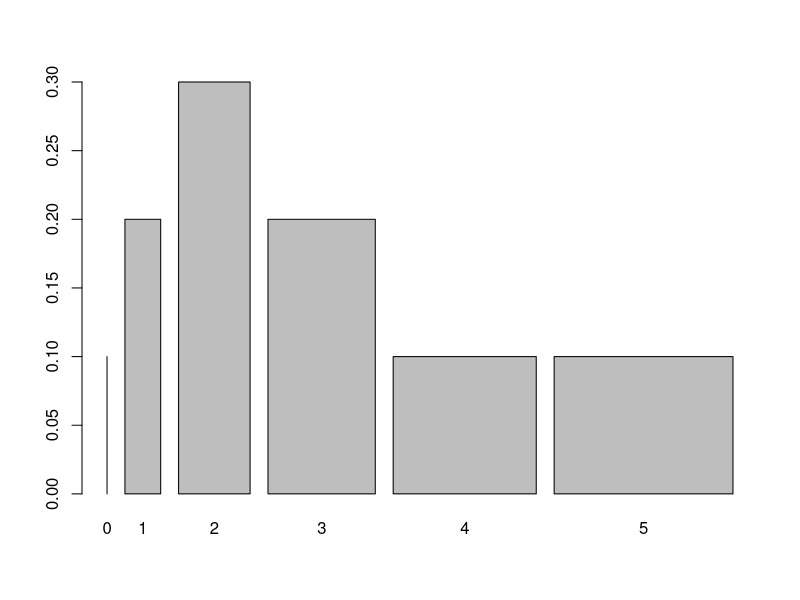

Source code (R):
# the data frame
data <- data.frame(outcome = 0:5, probs = c(0.1, 0.2, 0.3, 0.2, 0.1, 0.1))

# make a histogram of the probability distribution
barplot(data$probs,data$outcome, names.arg = c(0,1,2,3,4,5))